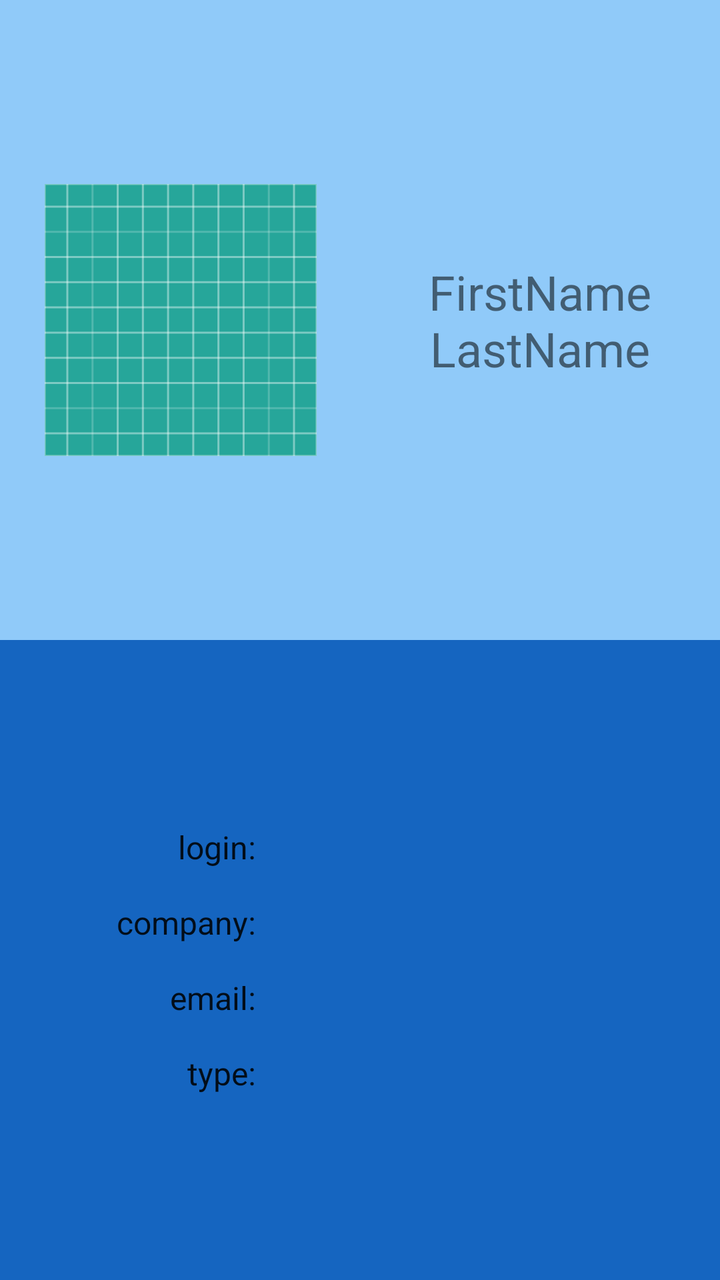
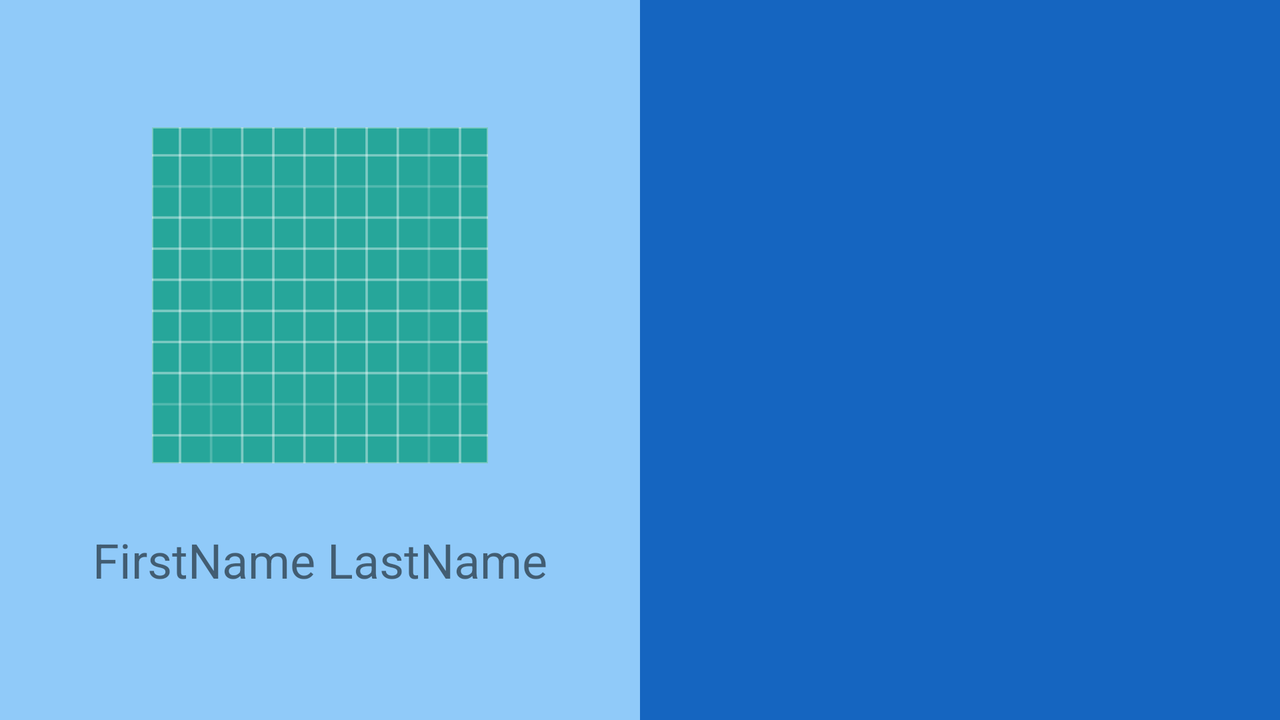

Two renders of one Android screen. The first uses the default layout on a phone; the second uses the alternative layout the repository ships for a different screen configuration, on a matching device. The two XML files are below.
<!-- AndroidManifest.xml: application theme AppTheme -->
<!-- res/layout/activity_member.xml -->
<?xml version="1.0" encoding="utf-8"?>
<androidx.constraintlayout.widget.ConstraintLayout xmlns:android="http://schemas.android.com/apk/res/android"
    xmlns:app="http://schemas.android.com/apk/res-auto"
    xmlns:tools="http://schemas.android.com/tools"
    android:id="@+id/linearLayout"
    android:layout_width="match_parent"
    android:layout_height="match_parent"
    tools:context="com.raywenderlich.android.octomembers.ui.member.MemberActivity"
    >

    
    <View
        android:layout_width="0dp"
        android:layout_height="0dp"
        android:background="@color/colorAccent"
        app:layout_constraintBottom_toTopOf="@id/horizontalGuideline"
        app:layout_constraintEnd_toEndOf="parent"
        app:layout_constraintStart_toStartOf="parent"
        app:layout_constraintTop_toTopOf="parent"
        />

    
    <View
        android:layout_width="0dp"
        android:layout_height="0dp"
        android:background="@color/colorPrimary"
        app:layout_constraintBottom_toBottomOf="parent"
        app:layout_constraintEnd_toEndOf="parent"
        app:layout_constraintStart_toStartOf="parent"
        app:layout_constraintTop_toTopOf="@id/horizontalGuideline"
        />

    <ImageView
        android:id="@+id/memberAvatar"
        android:layout_width="@dimen/detail_avatar_size"
        android:layout_height="@dimen/detail_avatar_size"
        android:contentDescription="@string/contentDescription_teamMemberAvatar"
        android:padding="@dimen/padding_double"
        app:layout_constraintBottom_toTopOf="@id/horizontalGuideline"
        app:layout_constraintEnd_toEndOf="@id/verticalGuideline"
        app:layout_constraintStart_toStartOf="parent"
        app:layout_constraintTop_toTopOf="parent"
        tools:src="@drawable/ic_launcher_background"
        />

    <TextView
        android:id="@+id/memberName"
        android:layout_width="0dp"
        android:layout_height="0dp"
        android:gravity="center"
        android:maxLines="3"
        android:padding="@dimen/padding_standard"
        android:textSize="@dimen/detail_name_text_size"
        app:layout_constraintBottom_toTopOf="@id/horizontalGuideline"
        app:layout_constraintEnd_toEndOf="parent"
        app:layout_constraintStart_toStartOf="@id/verticalGuideline"
        app:layout_constraintTop_toTopOf="parent"
        tools:text="FirstName LastName"
        />

    <TextView
        android:id="@+id/labelLogin"
        style="@style/member_label"
        android:text="@string/label_login"
        app:layout_constraintBottom_toTopOf="@+id/labelCompany"
        app:layout_constraintEnd_toStartOf="@+id/infoVerticalGuideline"
        app:layout_constraintTop_toBottomOf="@+id/horizontalGuideline"
        app:layout_constraintVertical_chainStyle="packed"
        tools:visibility="visible"
        />

    <TextView
        android:id="@+id/labelCompany"
        style="@style/member_label"
        android:text="@string/label_company"
        app:layout_constraintBottom_toTopOf="@+id/labelEmail"
        app:layout_constraintEnd_toStartOf="@+id/infoVerticalGuideline"
        app:layout_constraintTop_toBottomOf="@+id/labelLogin"
        tools:visibility="visible"
        />

    <TextView
        android:id="@+id/labelEmail"
        style="@style/member_label"
        android:text="@string/label_email"
        app:layout_constraintBottom_toTopOf="@+id/labelType"
        app:layout_constraintEnd_toStartOf="@+id/infoVerticalGuideline"
        app:layout_constraintTop_toBottomOf="@+id/labelCompany"
        tools:visibility="visible"
        />

    <TextView
        android:id="@+id/labelType"
        style="@style/member_label"
        android:text="@string/label_type"
        app:layout_constraintBottom_toBottomOf="parent"
        app:layout_constraintEnd_toStartOf="@+id/infoVerticalGuideline"
        app:layout_constraintTop_toBottomOf="@+id/labelEmail"
        tools:visibility="visible"
        />

    <TextView
        android:id="@+id/memberLogin"
        style="@style/member_info"
        app:layout_constraintBottom_toTopOf="@+id/memberCompany"
        app:layout_constraintStart_toStartOf="@+id/infoVerticalGuideline"
        app:layout_constraintTop_toBottomOf="@+id/horizontalGuideline"
        app:layout_constraintVertical_chainStyle="packed"
        />

    <TextView
        android:id="@+id/memberCompany"
        style="@style/member_info"
        app:layout_constraintBottom_toTopOf="@+id/memberEmail"
        app:layout_constraintStart_toStartOf="@+id/infoVerticalGuideline"
        app:layout_constraintTop_toBottomOf="@+id/memberLogin"
        tools:visibility="visible"
        />

    <TextView
        android:id="@+id/memberEmail"
        style="@style/member_info"
        app:layout_constraintBottom_toTopOf="@+id/memberType"
        app:layout_constraintStart_toStartOf="@+id/infoVerticalGuideline"
        app:layout_constraintTop_toBottomOf="@+id/memberCompany"
        tools:visibility="visible"
        />

    <TextView
        android:id="@+id/memberType"
        style="@style/member_info"
        app:layout_constraintBottom_toBottomOf="parent"
        app:layout_constraintStart_toStartOf="@+id/infoVerticalGuideline"
        app:layout_constraintTop_toBottomOf="@+id/memberEmail"
        tools:visibility="visible"
        />

    <androidx.constraintlayout.widget.Guideline
        android:id="@+id/verticalGuideline"
        android:layout_width="wrap_content"
        android:layout_height="wrap_content"
        android:orientation="vertical"
        app:layout_constraintGuide_percent="0.5"
        />

    <androidx.constraintlayout.widget.Guideline
        android:id="@+id/infoVerticalGuideline"
        android:layout_width="wrap_content"
        android:layout_height="wrap_content"
        android:orientation="vertical"
        app:layout_constraintGuide_percent="0.4"
        />

    <androidx.constraintlayout.widget.Guideline
        android:id="@+id/horizontalGuideline"
        android:layout_width="wrap_content"
        android:layout_height="wrap_content"
        android:orientation="horizontal"
        app:layout_constraintGuide_percent="0.5"
        />
</androidx.constraintlayout.widget.ConstraintLayout>
<!-- resources referenced by this layout -->
<resources>
  <color name="colorAccent">#90CAF9</color>
  <color name="colorPrimary">#1565C0</color>
  <dimen name="detail_avatar_size">200dp</dimen>
  <dimen name="detail_name_text_size">24sp</dimen>
  <dimen name="padding_double">32dp</dimen>
  <dimen name="padding_standard">16dp</dimen>
  <!-- drawable ic_launcher_background: vector/xml drawable (drawable, 3874 chars, omitted) -->
  <string name="contentDescription_teamMemberAvatar">Team Member Avatar</string>
  <string name="label_company">company:</string>
  <string name="label_email">email:</string>
  <string name="label_login">login:</string>
  <string name="label_type">type:</string>
  <style name="member_info" parent="AppTheme">
          <item name="android:layout_width">wrap_content</item>
          <item name="android:layout_height">wrap_content</item>
          <item name="android:textColor">@android:color/white</item>
          <item name="android:textSize">@dimen/detail_text_size</item>
          <item name="android:paddingTop">@dimen/padding_half</item>
          <item name="android:paddingBottom">@dimen/padding_half</item>
          <item name="android:paddingStart">@dimen/padding_half</item>
          <item name="android:paddingEnd">@dimen/padding_standard</item>
          <item name="android:visibility">invisible</item>
      </style>
  <style name="member_label" parent="AppTheme">
          <item name="android:layout_width">wrap_content</item>
          <item name="android:layout_height">wrap_content</item>
          <item name="android:layout_gravity">end</item>
          <item name="android:textSize">@dimen/detail_text_size</item>
          <item name="android:paddingTop">@dimen/padding_half</item>
          <item name="android:paddingBottom">@dimen/padding_half</item>
          <item name="android:paddingStart">@dimen/padding_half</item>
          <item name="android:paddingEnd">@dimen/padding_standard</item>
          <item name="android:visibility">invisible</item>
      </style>
  <style name="AppTheme" parent="Theme.AppCompat.Light.DarkActionBar">
          
          <item name="colorPrimary">@color/colorPrimary</item>
          <item name="colorPrimaryDark">@color/colorPrimaryDark</item>
          <item name="colorAccent">@color/colorAccent</item>
      </style>
  <dimen name="detail_text_size">16sp</dimen>
  <dimen name="padding_half">8dp</dimen>
  <color name="colorPrimaryDark">#0D47A1</color>
</resources>
<!-- res/layout-land/activity_member.xml (the repository's variant of the layout above) -->
<!-- drawn on the phone turned sideways -->
<?xml version="1.0" encoding="utf-8"?>
<androidx.constraintlayout.widget.ConstraintLayout xmlns:android="http://schemas.android.com/apk/res/android"
    xmlns:app="http://schemas.android.com/apk/res-auto"
    xmlns:tools="http://schemas.android.com/tools"
    android:id="@+id/linearLayout"
    android:layout_width="match_parent"
    android:layout_height="match_parent"
    tools:context="com.raywenderlich.android.octomembers.ui.member.MemberActivity"
    >

    <LinearLayout
        android:id="@+id/avatarContainer"
        android:layout_width="0dp"
        android:layout_height="0dp"
        android:background="@color/colorAccent"
        android:gravity="center"
        android:orientation="vertical"
        app:layout_constraintBottom_toBottomOf="parent"
        app:layout_constraintEnd_toStartOf="@+id/memberInfoContainer"
        app:layout_constraintStart_toStartOf="parent"
        app:layout_constraintTop_toTopOf="parent"
        >

        <ImageView
            android:id="@+id/memberAvatar"
            android:layout_width="@dimen/detail_avatar_size"
            android:layout_height="@dimen/detail_avatar_size"
            android:contentDescription="@string/contentDescription_teamMemberAvatar"
            android:padding="@dimen/padding_standard"
            tools:src="@drawable/ic_launcher_background"
            />

        <TextView
            android:id="@+id/memberName"
            android:layout_width="wrap_content"
            android:layout_height="wrap_content"
            android:gravity="center"
            android:maxLines="3"
            android:padding="@dimen/padding_standard"
            android:textSize="@dimen/detail_name_text_size"
            tools:text="FirstName LastName"
            />

    </LinearLayout>

    <LinearLayout
        android:id="@+id/memberInfoContainer"
        android:layout_width="0dp"
        android:layout_height="0dp"
        android:background="@color/colorPrimary"
        android:gravity="center"
        android:orientation="vertical"
        app:layout_constraintBottom_toBottomOf="parent"
        app:layout_constraintEnd_toEndOf="parent"
        app:layout_constraintStart_toEndOf="@+id/avatarContainer"
        app:layout_constraintTop_toTopOf="parent"
        >

        
        <LinearLayout
            android:id="@+id/memberLoginContainer"
            android:layout_width="match_parent"
            android:layout_height="wrap_content"
            >

            <TextView
                style="@style/member_label"
                android:text="@string/label_login"
                />

            <TextView
                android:id="@+id/memberLogin"
                style="@style/member_info"
                />

        </LinearLayout>

        
        <LinearLayout
            android:id="@+id/memberCompanyContainer"
            android:layout_width="match_parent"
            android:layout_height="wrap_content"
            >

            <TextView
                style="@style/member_label"
                android:text="@string/label_company"
                />

            <TextView
                android:id="@+id/memberCompany"
                style="@style/member_info"
                />

        </LinearLayout>

        
        <LinearLayout
            android:id="@+id/memberEmailContainer"
            android:layout_width="match_parent"
            android:layout_height="wrap_content"
            >

            <TextView
                style="@style/member_label"
                android:text="@string/label_email"
                />

            <TextView
                android:id="@+id/memberEmail"
                style="@style/member_info"
                />

        </LinearLayout>

        
        <LinearLayout
            android:id="@+id/memberTypeContainer"
            android:layout_width="match_parent"
            android:layout_height="wrap_content"
            >

            <TextView
                style="@style/member_label"
                android:text="@string/label_type"
                />

            <TextView
                android:id="@+id/memberType"
                style="@style/member_info"
                />

        </LinearLayout>


    </LinearLayout>
</androidx.constraintlayout.widget.ConstraintLayout>
<!-- resources referenced by the variant -->
<!-- as the phone turned sideways resolves them -->
<resources>
  <color name="colorAccent">#90CAF9</color>
  <color name="colorPrimary">#1565C0</color>
  <dimen name="detail_avatar_size">200dp</dimen>
  <dimen name="detail_name_text_size">24sp</dimen>
  <dimen name="padding_standard">16dp</dimen>
  <!-- drawable ic_launcher_background: vector/xml drawable (drawable, 3874 chars, omitted) -->
  <string name="contentDescription_teamMemberAvatar">Team Member Avatar</string>
  <string name="label_company">company:</string>
  <string name="label_email">email:</string>
  <string name="label_login">login:</string>
  <string name="label_type">type:</string>
  <style name="member_info" parent="AppTheme">
          <item name="android:layout_width">wrap_content</item>
          <item name="android:layout_height">wrap_content</item>
          <item name="android:textColor">@android:color/white</item>
          <item name="android:textSize">@dimen/detail_text_size</item>
          <item name="android:paddingTop">@dimen/padding_half</item>
          <item name="android:paddingBottom">@dimen/padding_half</item>
          <item name="android:paddingStart">@dimen/padding_half</item>
          <item name="android:paddingEnd">@dimen/padding_standard</item>
          <item name="android:visibility">invisible</item>
      </style>
  <style name="member_label" parent="AppTheme">
          <item name="android:layout_width">wrap_content</item>
          <item name="android:layout_height">wrap_content</item>
          <item name="android:layout_gravity">end</item>
          <item name="android:textSize">@dimen/detail_text_size</item>
          <item name="android:paddingTop">@dimen/padding_half</item>
          <item name="android:paddingBottom">@dimen/padding_half</item>
          <item name="android:paddingStart">@dimen/padding_half</item>
          <item name="android:paddingEnd">@dimen/padding_standard</item>
          <item name="android:visibility">invisible</item>
      </style>
  <style name="AppTheme" parent="Theme.AppCompat.Light.DarkActionBar">
          
          <item name="colorPrimary">@color/colorPrimary</item>
          <item name="colorPrimaryDark">@color/colorPrimaryDark</item>
          <item name="colorAccent">@color/colorAccent</item>
      </style>
  <dimen name="detail_text_size">16sp</dimen>
  <dimen name="padding_half">8dp</dimen>
  <color name="colorPrimaryDark">#0D47A1</color>
</resources>
